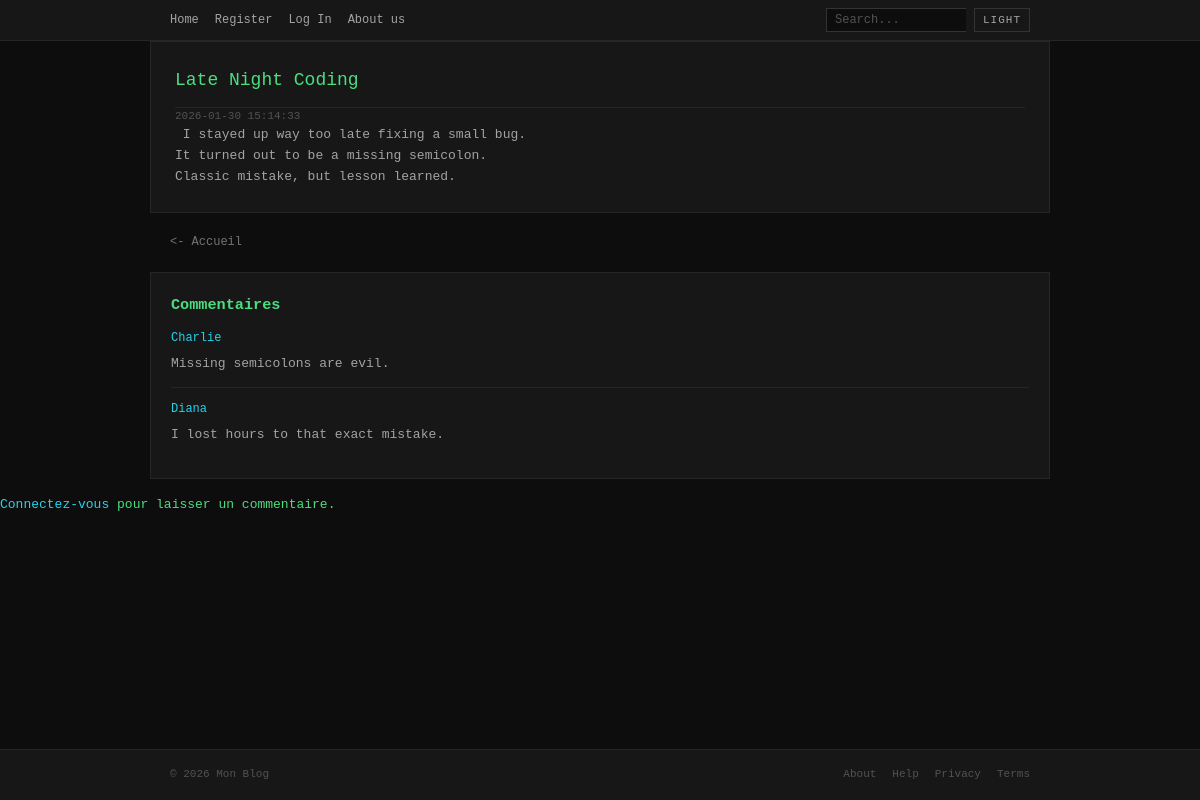
The app's page /?action=post&id=5 with its own data.
### tables this page shows
create table if not exists POSTS (
    POST_ID int auto_increment primary key,
    TITLE varchar(32),
    CONTENT text,
    PUBLISH_DATE datetime default NOW()
);

create table if not exists COMMENTS (
    COMMENT_ID int auto_increment primary key,
    CONTENT text,

    USER_ID int,
    POST_ID int,

    foreign key (USER_ID) references USERS(USER_ID),
    foreign key (POST_ID) references POSTS(POST_ID)
);

create table if not exists USERS (
    USER_ID int auto_increment primary key,
    USERNAME varchar(32),
    EMAIL varchar(64),
    PSSWRD varchar(128),
    IS_ADMIN tinyint(1) default 0
);

### index.php (called while the page is built, shortened)
<?php
if (isset($_GET["action"])) {
    $action = $_GET["action"];
} else {
    $action = "default";
}
$file = rout($action);
require_once "app/controllers/" . $file;

### app/models/db.inc.php (called while the page is built)
<?php
function getPdo()
{
    $USERNAME = "admin";
    $PASSWORD = "root";
    $DBNAME = "blog";
    $HOST = "127.0.0.1";
    try {
        $connection = new PDO(
            "mysql:host=$HOST;dbname=$DBNAME",
            $USERNAME,
            $PASSWORD,
        );
        $connection->setAttribute(PDO::ATTR_ERRMODE, PDO::ERRMODE_EXCEPTION);
        return $connection;
    } catch (PDOException $e) {
        die($e);
    }
}

### app/models/post.inc.php (called while the page is built, shortened)
<?php
include_once "db.inc.php";
class Post {
    private PDO $pdo;
    function __construct() { $this->pdo = getPdo(); }
    function getSinglePost($postId) {
        $stmt = $this->pdo->prepare("SELECT POST_ID, TITLE, CONTENT, PUBLISH_DATE FROM POSTS WHERE POST_ID = :postId");
        $stmt->execute([":postId" => $postId]);
        return $stmt->fetch(PDO::FETCH_ASSOC);
    }
    function getComments($postId) {
        $stmt = $this->pdo->prepare("SELECT c.CONTENT, c.USER_ID, c.POST_ID, c.COMMENT_ID, u.USERNAME FROM COMMENTS c JOIN USERS u ON c.USER_ID = u.USER_ID WHERE c.POST_ID = :postId");
        $stmt->execute([":postId" => $postId]);
        return $stmt->fetchAll(PDO::FETCH_ASSOC);
    }
}

### app/controllers/comment.php (called while the page is built, shortened)
<?php
require_once "app/models/auth.inc.php";
$loggedIn = isLoggedOn();
$currentUserId = $_SESSION["userId"] ?? null;
require_once "app/views/comment.view.php";

### app/models/auth.inc.php (called while the page is built, shortened)
<?php
function isLoggedOn()
{
    $res = false;
    return $res;
}

### app/views/comment.view.php (the view, shortened to what this page needs)
<div id="comments">
    <h3>Commentaires</h3>
    <?php if (!empty($comments)): ?>
        <?php foreach ($comments as $comment): ?>
            <?php if ($currentUserId && $currentUserId == $comment["USER_ID"]): ?>
            <div class="comment own-comment"
                 data-comment-id="<?= $comment["COMMENT_ID"] ?>"
                 data-user-id="<?= $comment["USER_ID"] ?>"
                 data-post-id="<?= $comment["POST_ID"] ?>"
                 oncontextmenu="showCommentMenu(event, <?= $comment["COMMENT_ID"] ?>, <?= $comment["POST_ID"] ?>, '<?= htmlspecialchars(addslashes($comment["CONTENT"])) ?>')">
                <strong><?= htmlspecialchars($comment["USERNAME"]) ?></strong>
                <p><?= htmlspecialchars($comment["CONTENT"]) ?></p>
            </div>
            <?php else: ?>
            <div class="comment">
                <strong><?= htmlspecialchars($comment["USERNAME"]) ?></strong>
                <p><?= htmlspecialchars($comment["CONTENT"]) ?></p>
            </div>
            <?php endif; ?>
        <?php endforeach; ?>
    <?php else: ?>
        <p>Pas encore de commentaire. Soyez le premier!</p>
    <?php endif; ?>
</div>
<?php if ($loggedIn): ?>
<div id="addComment">
    <h3>Ajouter un commentaire</h3>
    <?php if (isset($error)): ?>
        <p style="color: var(--error);"><?= htmlspecialchars($error) ?></p>
    <?php endif; ?>
    <form method="post">
        <input type="text" name="comment_content" placeholder="Ecrivez votre commentaire ici" required>
        <button type="submit">Envoyer</button>
    </form>
</div>
<?php else: ?>
<p><a href="index.php?action=login">Connectez-vous</a> pour laisser un commentaire.</p>
<?php endif; ?>

### app/views/post.view.php
<div>
    <div id="post">
        <h2> <?= htmlspecialchars($post["TITLE"]) ?> </h2>
        <i> <?= htmlspecialchars($post["PUBLISH_DATE"]) ?> </i>
        <p> <?= htmlspecialchars($post["CONTENT"]) ?> </p>
    </div>
    <a id="back" href="./?action=default"> <- Accueil </a>
</div>

### assets/css/main.css (style rules this page uses)
* { box-sizing: border-box; margin: 0; padding: 0; }
a { color: var(--accent); text-decoration: none; }
.post, #post, #comments, #addComment, #register, #login-view { max-width: 900px; margin: 0 auto; padding: 0 20px; }
#post { background-color: var(--bg-secondary); border: 1px solid var(--border-color); padding: 24px; margin-bottom: 16px; }
#post h2 { margin-top: 0; font-size: 18px; font-weight: normal; color: var(--text-primary); border-bottom: 1px solid var(--border-color); padding-bottom: 12px; }
#post i { font-size: 11px; color: var(--text-dim); font-style: normal; }
#post p { color: var(--text-secondary); white-space: pre-wrap; }
#comments { background-color: var(--bg-secondary); border: 1px solid var(--border-color); padding: 20px; margin-bottom: 16px; }
.comment { padding: 12px 0; border-bottom: 1px solid var(--border-color); }
.comment:last-child { border-bottom: none; }
.comment strong { color: var(--accent); font-weight: normal; font-size: 12px; }
.comment p { margin: 6px 0 0 0; color: var(--text-secondary); }
#back { display: block; max-width: 900px; margin: 20px auto; padding: 0 20px; font-size: 12px; color: var(--text-muted); }

### records on screen
posts: TITLE "Late Night Coding", PUBLISH_DATE "2026-01-30 15:14:33", CONTENT "I stayed up way too late fixing a small bug. It turned out to be a missing semicolon. Classic mistake, but lesson learned."
comments: USER_ID.USERNAME "Charlie", CONTENT "Missing semicolons are evil."
comments: USER_ID.USERNAME "Diana", CONTENT "I lost hours to that exact mistake."
